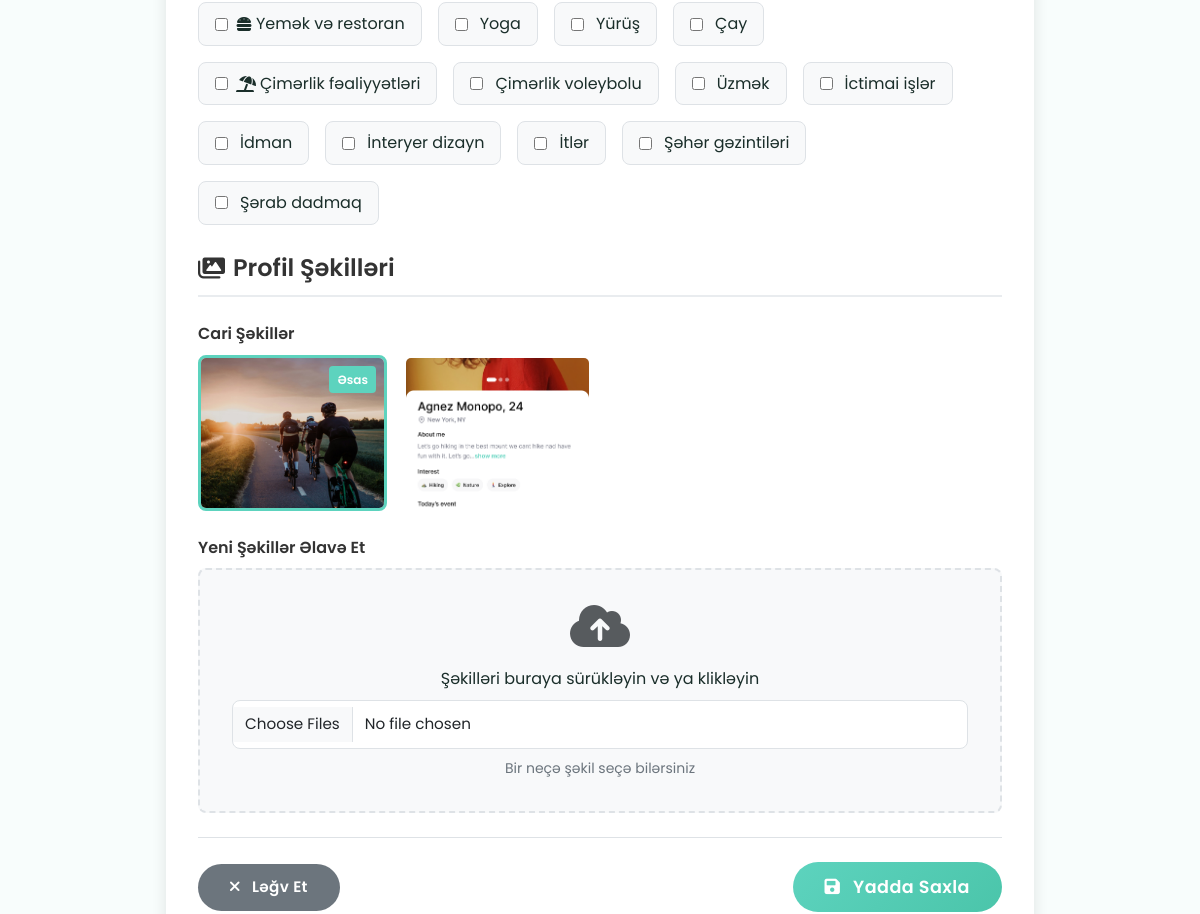
/accounts/profile/edit/ (signed in, middle part), run on an earlier commit of the app's database.
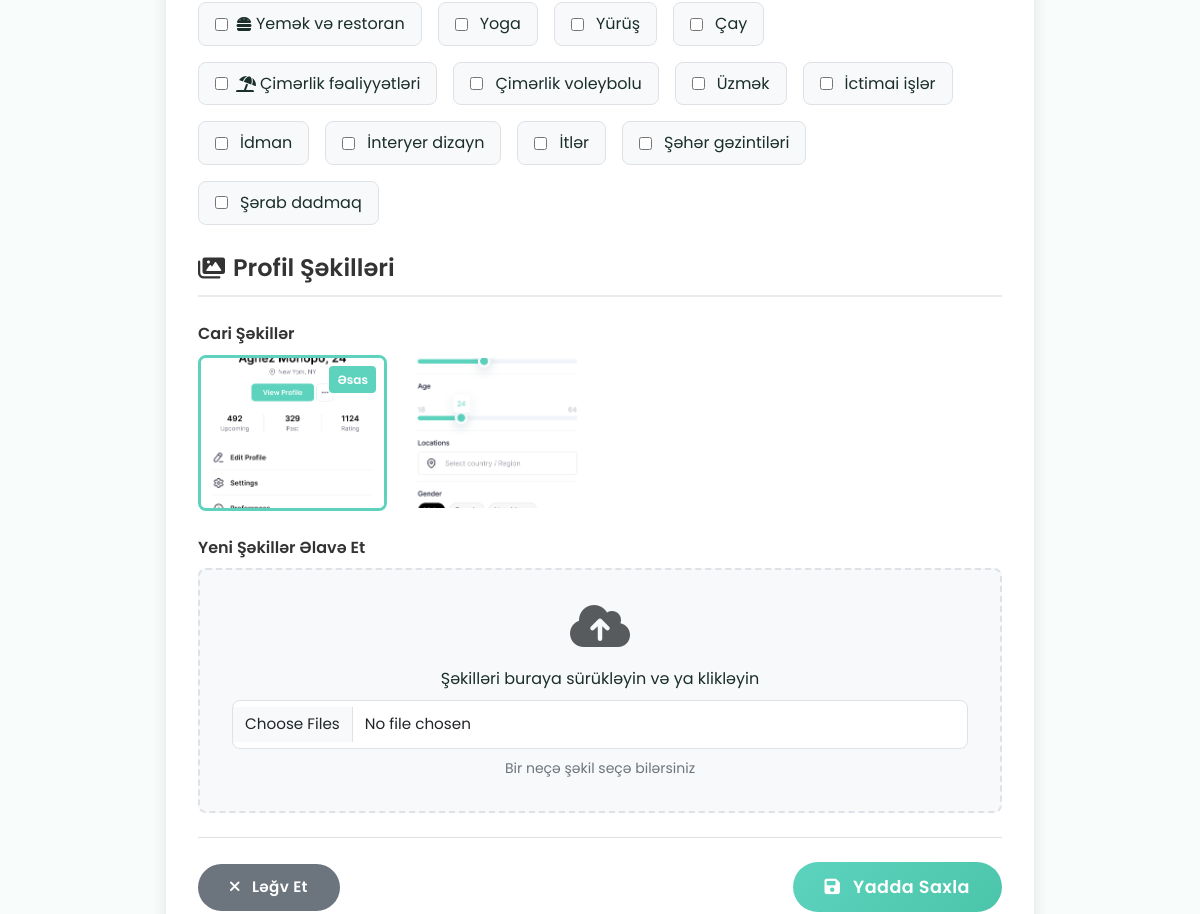
And on a later commit of the database.
### accounts/models.py (models this page shows, shortened)
class Interest(models.Model):
    CATEGORY_CHOICES = [
        ('general', 'General/Popular'),
        ('beauty', 'Beauty & Fashion'),
        ('lifestyle', 'Lifestyle & Home'),
        ('sports', 'Sports & Fitness'),
        ('arts', 'Arts & Culture'),
        ('food', 'Food & Dining'),
        ('travel', 'Travel & Adventure'),
        ('tech', 'Technology'),
        ('music', 'Music'),
        ('nature', 'Nature & Outdoors'),
        ('education', 'Education & Learning'),
        ('health', 'Health & Wellness'),
        ('social', 'Social & Volunteering'),
    ]
    name = models.CharField(max_length=100, unique=True)
    icon = models.CharField(max_length=50, blank=True, null=True)  # Font awesome icon name
    category = models.CharField(max_length=20, choices=CATEGORY_CHOICES, default='general')
    is_general = models.BooleanField(default=False, help_text="Show in general/popular section")
    class Meta:
        ordering = ['name']

class User(AbstractUser):
    phone_regex = RegexValidator(
        regex=r'^\+?1?\d{9,15}$',
        message="Phone number must be entered in the format: '+999999999'. Up to 15 digits allowed."
    )
    GENDER_CHOICES = [
        ('male', 'Kişi'),
        ('female', 'Qadın'),
        ('other', 'Digər'),
        ('prefer_not_to_say', 'Deməyi üstün tutmuram'),
    ]
    phone = models.CharField(validators=[phone_regex], max_length=17, unique=True)
    is_phone_verified = models.BooleanField(default=False)
    otp_code = models.CharField(max_length=6, blank=True, null=True)
    otp_created_at = models.DateTimeField(blank=True, null=True)
    birthday = models.DateField(blank=True, null=True)
    gender = models.CharField(max_length=20, choices=GENDER_CHOICES, blank=True, null=True)
    bio = models.TextField(max_length=500, blank=True, null=True)
    languages = models.ManyToManyField(Language, blank=True)
    city = models.CharField(max_length=100, blank=True, null=True)
    latitude = models.DecimalField(max_digits=9, decimal_places=6, blank=True, null=True)
    longitude = models.DecimalField(max_digits=9, decimal_places=6, blank=True, null=True)
    address = models.TextField(blank=True, null=True)
    interests = models.ManyToManyField(Interest, blank=True)
    registration_step = models.IntegerField(default=0)  # 0: phone, 1: otp, 2: name, 3: languages, 4: birthday, 5: images, 6: bio, 7: interests, 8: location, 9: complete
    is_registration_complete = models.BooleanField(default=False)
    created_at = models.DateTimeField(auto_now_add=True)
    updated_at = models.DateTimeField(auto_now=True)
    username = None
    USERNAME_FIELD = 'phone'
    REQUIRED_FIELDS = ['first_name', 'last_name']
    objects = UserManager()
    def get_full_name(self):
        if self.first_name and self.last_name:
            return f"{self.first_name} {self.last_name}"
        return self.phone

class UserImage(models.Model):
    user = models.ForeignKey(User, on_delete=models.CASCADE, related_name='images')
    image = models.ImageField(upload_to=user_image_path)
    is_primary = models.BooleanField(default=False)
    order = models.PositiveIntegerField(default=0)
    uploaded_at = models.DateTimeField(auto_now_add=True)
    class Meta:
        ordering = ['order', 'uploaded_at']
        unique_together = ['user', 'order']

### accounts/views.py (the view, shortened to what this page needs)
# urls.py: path('profile/edit/', views.edit_profile, name='edit_profile'),
@login_required
def edit_profile(request):
    from .models import Language, Interest, UserImage
    from django.contrib import messages
    languages = Language.objects.all().order_by('name')
    interests = Interest.objects.all().order_by('name')
    user_images = UserImage.objects.filter(user=request.user).order_by('order', 'uploaded_at')
    context = {
        'languages': languages,
        'interests': interests,
        'user_images': user_images,
    }
    return render(request, 'accounts/edit_profile.html', context)

### templates/accounts/edit_profile.html (shortened to what this page needs)
{% extends 'base.html' %}
{% load static %}
{% block content %}
<div class="edit-profile-container">
    <form method="post" enctype="multipart/form-data" class="edit-profile-section">
        <div class="form-group">
            <div class="checkbox-group">
                {% for interest in interests %}
                    <label class="checkbox-item">
                        <input type="checkbox" name="interests" value="{{ interest.id }}"
                               {% if interest in user.interests.all %}checked{% endif %}>
                        {% if interest.icon %}
                            <i class="{{ interest.icon }} me-1"></i>
                        {% endif %}
                        {{ interest.name }}
                    </label>
                {% endfor %}
            </div>
        </div>
        <div class="section-title">
            <i class="fas fa-images"></i>
            Profil Şəkilləri
        </div>
        <div class="form-group">
            <label class="form-label">Cari Şəkillər</label>
            {% if user_images %}
                <div class="current-images">
                    {% for img in user_images %}
                        <div class="image-item {% if img.is_primary %}primary{% endif %}">
                            <img src="{{ img.image.url }}" alt="Profil şəkli">
                            {% if img.is_primary %}
                                <span class="image-badge">Əsas</span>
                            {% endif %}
                        </div>
                    {% endfor %}
                </div>
            {% else %}
                <p class="text-muted">Hələ şəkil yüklənməyib</p>
            {% endif %}
        </div>
        <div class="form-group image-upload-section">
            <label class="form-label" for="new_images">Yeni Şəkillər Əlavə Et</label>
            <div class="image-upload-area">
                <i class="fas fa-cloud-upload-alt fa-3x mb-3 text-muted"></i>
                <p class="mb-2">Şəkilləri buraya sürükləyin və ya klikləyin</p>
                <input type="file" class="form-control" id="new_images" name="new_images"
                       multiple accept="image/*">
                <small class="form-text d-block mt-2">Bir neçə şəkil seçə bilərsiniz</small>
            </div>
        </div>
        <div class="d-flex justify-content-between align-items-center mt-4 pt-4 border-top">
            <a href="{% url 'accounts:profile' %}" class="btn cancel-btn">
                <i class="fas fa-times me-2"></i>
                Ləğv Et
            </a>
            <button type="submit" class="btn save-btn">
                <i class="fas fa-save me-2"></i>
                Yadda Saxla
            </button>
        </div>
    </form>
</div>
{% endblock %}

What changed in the data, as far as the page shows it:
removed UserImage: image (picture), is_primary False (drawn)
added UserImage: image (picture), is_primary False (drawn)
